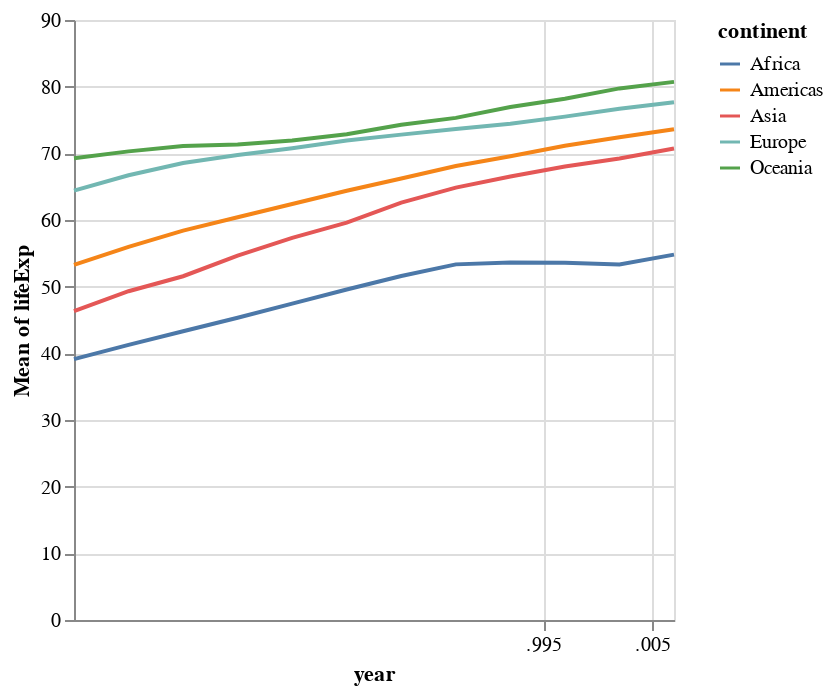

Notebook source saved alongside this figure:
### Markdown cell above
Create an `alt.Chart` with Altair to explore life expectancy over time:

* Use a line mark.
* Encode `year` as the x position with a `timeUnit` of `year`.
* Encode the `mean` of `lifeExp` as the y position.
* Encode `continent` as the color with a nominal datatype.

### Code cell
# YOUR CODE HERE
alt.Chart(data).mark_line().encode(x='year:T',y='mean(lifeExp)',color='continent:N')

### Figure 1 — Vega-Lite specification as saved in the notebook (floating-point values rounded to 4 significant figures; data arrays with more than 128 entries replaced by an {"elided": "..."} marker saying what was removed)
{"$schema": "https://vega.github.io/schema/vega-lite/v1.2.1.json", "data": {"values": {"elided": "1704 records"}}, "encoding": {"color": {"field": "continent", "type": "nominal"}, "x": {"field": "year", "type": "temporal"}, "y": {"aggregate": "mean", "field": "lifeExp", "type": "quantitative"}}, "mark": "line"}
